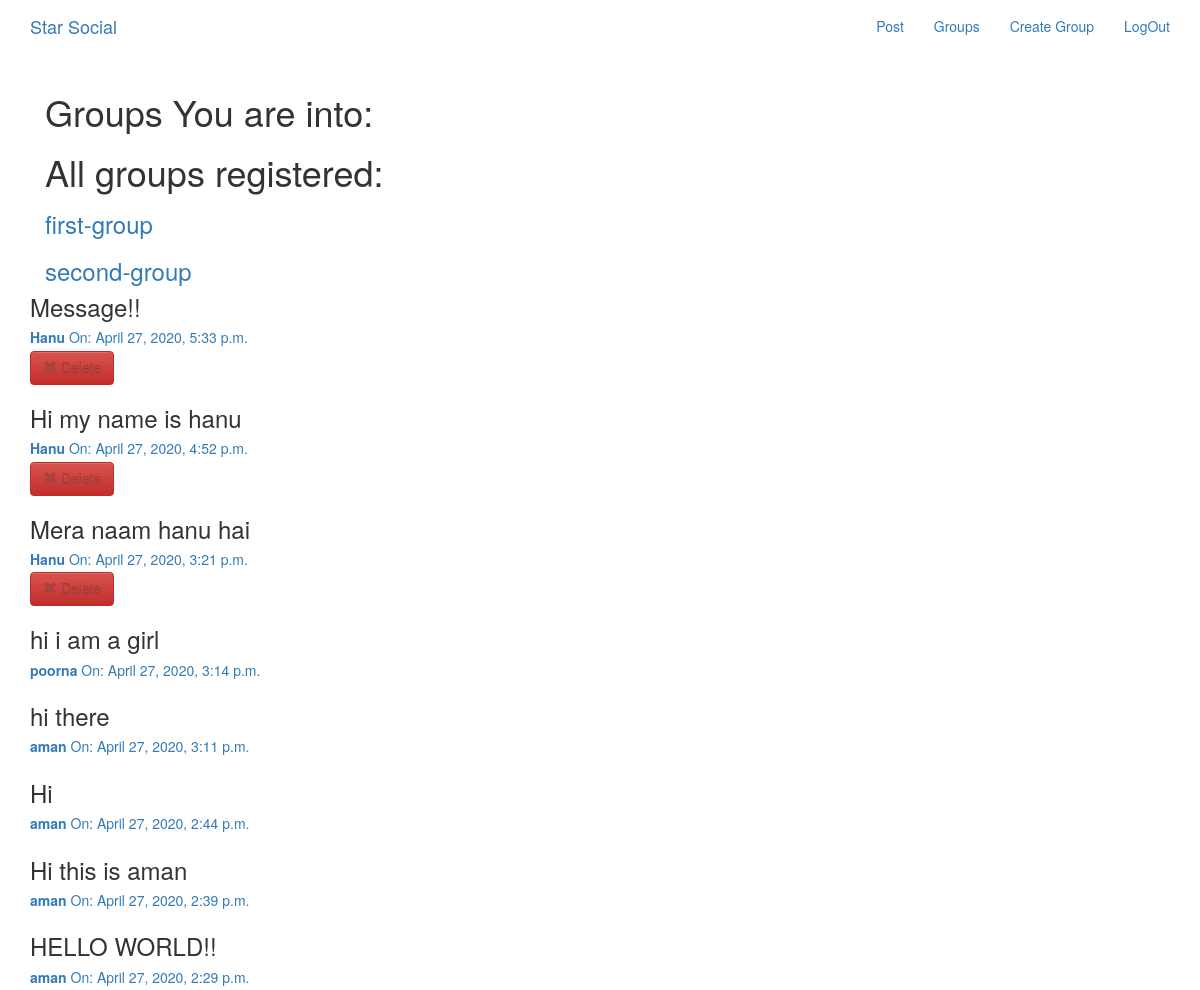
Screenshot of /posts/ (signed in) with the database file from the repository.
### groups/models.py (models this page shows, shortened)
class Group(models.Model):
    name = models.CharField(max_length= 255, unique=True)
    slug = models.SlugField(allow_unicode=True, unique=True)
    description = models.TextField(blank=True, default='')
    description_html = models.TextField(editable=False, default='',blank=True)
    members = models.ManyToManyField(User, through='GroupMember')
    class Meta:
        ordering = ['name']

### posts/models.py (models this page shows, shortened)
class Post(models.Model):
    user = models.ForeignKey(User, related_name='posts', on_delete=models.CASCADE)
    created_at = models.DateTimeField(auto_now=True)
    message = models.TextField()
    message_html = models.TextField(editable=False)
    group = models.ForeignKey(Group, related_name='post', null=True,blank=True, on_delete=models.CASCADE)
    class Meta:
        ordering = ['-created_at']
        unique_together = ['user', 'message']#since a message will be unique to a user

### posts/views.py (the view)
class PostList(SelectRelatedMixin,generic.ListView):
    model = models.Post
    select_related = ('user','group') #this specifies the fk relations between
    def get_context_data(self, **kwargs):
        context = super(PostList, self).get_context_data(**kwargs)
        context['user_groups'] = models.Group.objects.filter(members__in=[self.request.user]) #this statements says select all object of member which has user in it
        context['other_groups'] = models.Group.objects.all()
        return context

### posts/templates/posts/post_list.html (shortened to what this page needs)
{% extends "posts/post_base.html" %}
{% block prepost %}
  <div class="col-md-12">
    {% if request.user.is_authenticated %}
    <div class="card card-with-shadow">
      <div class="content">
        <h1 class="title" >Groups You are into: </h1>
      </div>
    </div>
    {% endif %}
    <div class="card card-with-shadow">
      <div class="content">
        <h1 class="title" >All groups registered: </h1>
        <ul class="list-unstyled">
          {% for other_group in other_groups %}
          <li class="group li">
            <h3><a href="{% url 'groups:single' slug=other_group.slug %}">{{other_group.slug}}</a></h3>
          </li>
          {% endfor %}
        </ul>
      </div>
    </div>
  </div>
{% endblock %}
  {% block post_content %}
    {% for post in post_list %}
      {% include 'posts/_post.html' %}
    {% endfor %}
  {% endblock %}

### posts/templates/posts/_post.html
<h3>{{post.message_html|safe}}</h3>
<div class="media-body">
  <h5 class="media-heading">
    <span class="username">
      <a href="{% url 'posts:for_user' username=post.user.username %}">  <strong>{{post.user.username}}</strong></a>
    </span>
    <time class="time">
      <a href="{% url 'posts:single' username=post.user.username pk=post.pk %}">On: {{post.created_at}}</a>
    </time>
  </h5>
  <div class="media-footer">
    {% if user.is_authenticated and post.user == user %}
    <a href="{% url 'posts:delete' pk=post.pk %}" title="delete" class="btn btn-danger btn-large btn-fill">
      <span class="glyphicon glyphicon-remove text-danger" aria-hidden="true"></span>
      <span class="text-danger icon-label" >Delete</span>
    </a>
    {% endif %}
  </div>
</div>

### rows the page displays
Group: slug "first-group"
Group: slug "second-group"
Post: message_html "Message!!", user.username "Hanu", created_at "April 27, 2020, 5:33 p.m.", shows "Delete"
Post: message_html "Hi my name is hanu", user.username "Hanu", created_at "April 27, 2020, 4:52 p.m.", shows "Delete"
Post: message_html "Mera naam hanu hai", user.username "Hanu", created_at "April 27, 2020, 3:21 p.m.", shows "Delete"
Post: message_html "hi i am a girl", user.username "poorna", created_at "April 27, 2020, 3:14 p.m."
Post: message_html "hi there", user.username "aman", created_at "April 27, 2020, 3:11 p.m."
Post: message_html "Hi", user.username "aman", created_at "April 27, 2020, 2:44 p.m."
Post: message_html "Hi this is aman", user.username "aman", created_at "April 27, 2020, 2:39 p.m."
Post: message_html "HELLO WORLD!!", user.username "aman", created_at "April 27, 2020, 2:29 p.m."
